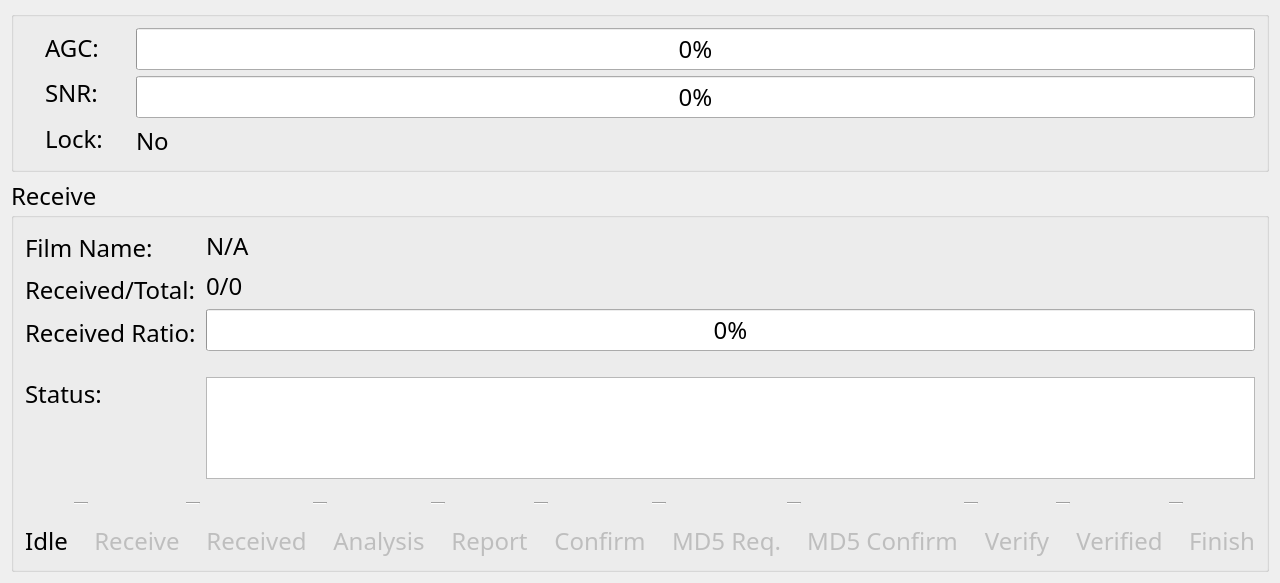
<ui version="4.0" >
 <class>StatusClass</class>
 <widget class="QWidget" name="StatusClass" >
  <property name="geometry" >
   <rect>
    <x>0</x>
    <y>0</y>
    <width>1266</width>
    <height>583</height>
   </rect>
  </property>
  <property name="font" >
   <font>
    <family>Book Antiqua</family>
    <pointsize>18</pointsize>
    <weight>50</weight>
    <italic>false</italic>
    <bold>false</bold>
    <underline>false</underline>
    <strikeout>false</strikeout>
   </font>
  </property>
  <property name="windowTitle" >
   <string>Status</string>
  </property>
  <layout class="QVBoxLayout" name="verticalLayout_3" >
   <item>
    <widget class="QGroupBox" name="groupBox_satellite" >
     <property name="font" >
      <font>
       <family>Book Antiqua</family>
       <pointsize>18</pointsize>
       <weight>50</weight>
       <italic>false</italic>
       <bold>false</bold>
       <underline>false</underline>
       <strikeout>false</strikeout>
      </font>
     </property>
     <layout class="QVBoxLayout" name="verticalLayout" >
      <item>
       <layout class="QHBoxLayout" name="horizontalLayout_6" >
        <item>
         <widget class="QLabel" name="label" >
          <property name="text" >
           <string/>
          </property>
          <property name="pixmap" >
           <pixmap resource="cinecastui.qrc" >:/CineCastUi/Resources/satellite.png</pixmap>
          </property>
         </widget>
        </item>
        <item>
         <layout class="QVBoxLayout" name="verticalLayout_4" >
          <item>
           <widget class="QLabel" name="agc" >
            <property name="minimumSize" >
             <size>
              <width>85</width>
              <height>0</height>
             </size>
            </property>
            <property name="maximumSize" >
             <size>
              <width>85</width>
              <height>16777215</height>
             </size>
            </property>
            <property name="text" >
             <string>AGC:</string>
            </property>
           </widget>
          </item>
          <item>
           <widget class="QLabel" name="label_2" >
            <property name="minimumSize" >
             <size>
              <width>85</width>
              <height>0</height>
             </size>
            </property>
            <property name="maximumSize" >
             <size>
              <width>85</width>
              <height>16777215</height>
             </size>
            </property>
            <property name="text" >
             <string>SNR:</string>
            </property>
           </widget>
          </item>
          <item>
           <widget class="QLabel" name="label_3" >
            <property name="minimumSize" >
             <size>
              <width>85</width>
              <height>0</height>
             </size>
            </property>
            <property name="maximumSize" >
             <size>
              <width>85</width>
              <height>16777215</height>
             </size>
            </property>
            <property name="text" >
             <string>Lock:</string>
            </property>
           </widget>
          </item>
         </layout>
        </item>
        <item>
         <layout class="QVBoxLayout" name="verticalLayout_5" >
          <item>
           <widget class="QProgressBar" name="progressBar_siganl_Strength" >
            <property name="value" >
             <number>0</number>
            </property>
            <property name="textDirection" >
             <enum>QProgressBar::BottomToTop</enum>
            </property>
           </widget>
          </item>
          <item>
           <widget class="QProgressBar" name="progressBar_siganl_Quality" >
            <property name="value" >
             <number>0</number>
            </property>
            <property name="textDirection" >
             <enum>QProgressBar::BottomToTop</enum>
            </property>
           </widget>
          </item>
          <item>
           <widget class="QLabel" name="label_4" >
            <property name="minimumSize" >
             <size>
              <width>175</width>
              <height>0</height>
             </size>
            </property>
            <property name="maximumSize" >
             <size>
              <width>175</width>
              <height>16777215</height>
             </size>
            </property>
            <property name="text" >
             <string>No</string>
            </property>
           </widget>
          </item>
         </layout>
        </item>
       </layout>
      </item>
     </layout>
    </widget>
   </item>
   <item>
    <widget class="QGroupBox" name="groupBox_Filme" >
     <property name="font" >
      <font>
       <family>Book Antiqua</family>
       <pointsize>18</pointsize>
       <weight>50</weight>
       <italic>false</italic>
       <bold>false</bold>
       <underline>false</underline>
       <strikeout>false</strikeout>
      </font>
     </property>
     <property name="title" >
      <string>Receive</string>
     </property>
     <layout class="QVBoxLayout" name="verticalLayout_2" >
      <item>
       <layout class="QHBoxLayout" name="horizontalLayout_2" >
        <item>
         <layout class="QVBoxLayout" name="verticalLayout_6" >
          <item>
           <layout class="QHBoxLayout" name="horizontalLayout" >
            <item>
             <widget class="QLabel" name="label_5" >
              <property name="minimumSize" >
               <size>
                <width>175</width>
                <height>0</height>
               </size>
              </property>
              <property name="maximumSize" >
               <size>
                <width>175</width>
                <height>16777215</height>
               </size>
              </property>
              <property name="text" >
               <string>Film Name:</string>
              </property>
             </widget>
            </item>
           </layout>
          </item>
          <item>
           <layout class="QHBoxLayout" name="horizontalLayout_3" >
            <item>
             <widget class="QLabel" name="label_6" >
              <property name="minimumSize" >
               <size>
                <width>175</width>
                <height>0</height>
               </size>
              </property>
              <property name="maximumSize" >
               <size>
                <width>175</width>
                <height>16777215</height>
               </size>
              </property>
              <property name="text" >
               <string>Received/Total:</string>
              </property>
             </widget>
            </item>
           </layout>
          </item>
          <item>
           <layout class="QHBoxLayout" name="horizontalLayout_7" >
            <item>
             <widget class="QLabel" name="label_8" >
              <property name="minimumSize" >
               <size>
                <width>175</width>
                <height>0</height>
               </size>
              </property>
              <property name="maximumSize" >
               <size>
                <width>175</width>
                <height>16777215</height>
               </size>
              </property>
              <property name="text" >
               <string>Received Ratio:</string>
              </property>
             </widget>
            </item>
           </layout>
          </item>
         </layout>
        </item>
        <item>
         <layout class="QVBoxLayout" name="verticalLayout_7" >
          <item>
           <layout class="QHBoxLayout" name="horizontalLayout_8" >
            <item>
             <widget class="QLabel" name="label_filmName" >
              <property name="sizePolicy" >
               <sizepolicy vsizetype="Expanding" hsizetype="Expanding" >
                <horstretch>0</horstretch>
                <verstretch>0</verstretch>
               </sizepolicy>
              </property>
              <property name="text" >
               <string>N/A</string>
              </property>
             </widget>
            </item>
           </layout>
          </item>
          <item>
           <layout class="QHBoxLayout" name="horizontalLayout_9" >
            <item>
             <widget class="QLabel" name="label_Receiver" >
              <property name="text" >
               <string>0/0</string>
              </property>
             </widget>
            </item>
           </layout>
          </item>
          <item>
           <layout class="QHBoxLayout" name="horizontalLayout_10" >
            <item>
             <widget class="QProgressBar" name="progressBar_Revceiver_length" >
              <property name="maximum" >
               <number>10000</number>
              </property>
              <property name="value" >
               <number>0</number>
              </property>
             </widget>
            </item>
           </layout>
          </item>
         </layout>
        </item>
       </layout>
      </item>
      <item>
       <layout class="QGridLayout" name="gridLayout" >
        <property name="spacing" >
         <number>6</number>
        </property>
       </layout>
      </item>
      <item>
       <spacer name="horizontalSpacer_10" >
        <property name="orientation" >
         <enum>Qt::Horizontal</enum>
        </property>
        <property name="sizeHint" stdset="0" >
         <size>
          <width>40</width>
          <height>20</height>
         </size>
        </property>
       </spacer>
      </item>
      <item>
       <layout class="QHBoxLayout" name="horizontalLayout_5" >
        <item>
         <layout class="QVBoxLayout" name="verticalLayout_9" >
          <item>
           <widget class="QLabel" name="label_9" >
            <property name="minimumSize" >
             <size>
              <width>175</width>
              <height>0</height>
             </size>
            </property>
            <property name="maximumSize" >
             <size>
              <width>175</width>
              <height>16777215</height>
             </size>
            </property>
            <property name="text" >
             <string>Status:</string>
            </property>
           </widget>
          </item>
          <item>
           <spacer name="verticalSpacer" >
            <property name="orientation" >
             <enum>Qt::Vertical</enum>
            </property>
            <property name="sizeHint" stdset="0" >
             <size>
              <width>20</width>
              <height>40</height>
             </size>
            </property>
           </spacer>
          </item>
         </layout>
        </item>
        <item>
         <layout class="QVBoxLayout" name="verticalLayout_10" >
          <item>
           <widget class="QTextBrowser" name="textBrowser" />
          </item>
         </layout>
        </item>
       </layout>
      </item>
      <item>
       <layout class="QHBoxLayout" name="horizontalLayout_4" >
        <item>
         <layout class="QVBoxLayout" name="verticalLayout_8" >
          <item>
           <widget class="QLabel" name="label_11" >
            <property name="pixmap" >
             <pixmap resource="cinecastui.qrc" >:/CineCastUi/Resources/idle.png</pixmap>
            </property>
            <property name="alignment" >
             <set>Qt::AlignCenter</set>
            </property>
           </widget>
          </item>
          <item>
           <widget class="QLabel" name="label_10" >
            <property name="text" >
             <string>Idle</string>
            </property>
            <property name="alignment" >
             <set>Qt::AlignCenter</set>
            </property>
           </widget>
          </item>
         </layout>
        </item>
        <item>
         <layout class="QVBoxLayout" name="verticalLayout_12" >
          <item>
           <widget class="Line" name="line" >
            <property name="minimumSize" >
             <size>
              <width>0</width>
              <height>32</height>
             </size>
            </property>
            <property name="orientation" >
             <enum>Qt::Horizontal</enum>
            </property>
           </widget>
          </item>
          <item>
           <widget class="QLabel" name="label_19" >
            <property name="maximumSize" >
             <size>
              <width>16777215</width>
              <height>29</height>
             </size>
            </property>
            <property name="text" >
             <string/>
            </property>
           </widget>
          </item>
         </layout>
        </item>
        <item>
         <layout class="QVBoxLayout" name="verticalLayout_11" >
          <item>
           <widget class="QLabel" name="label_13" >
            <property name="enabled" >
             <bool>false</bool>
            </property>
            <property name="pixmap" >
             <pixmap resource="cinecastui.qrc" >:/CineCastUi/Resources/recv.png</pixmap>
            </property>
            <property name="alignment" >
             <set>Qt::AlignCenter</set>
            </property>
           </widget>
          </item>
          <item>
           <widget class="QLabel" name="label_12" >
            <property name="enabled" >
             <bool>false</bool>
            </property>
            <property name="text" >
             <string>Receive</string>
            </property>
            <property name="alignment" >
             <set>Qt::AlignCenter</set>
            </property>
           </widget>
          </item>
         </layout>
        </item>
        <item>
         <layout class="QVBoxLayout" name="verticalLayout_22" >
          <item>
           <widget class="Line" name="line_2" >
            <property name="minimumSize" >
             <size>
              <width>0</width>
              <height>32</height>
             </size>
            </property>
            <property name="orientation" >
             <enum>Qt::Horizontal</enum>
            </property>
           </widget>
          </item>
          <item>
           <widget class="QLabel" name="label_32" >
            <property name="maximumSize" >
             <size>
              <width>16777215</width>
              <height>29</height>
             </size>
            </property>
            <property name="text" >
             <string/>
            </property>
           </widget>
          </item>
         </layout>
        </item>
        <item>
         <layout class="QVBoxLayout" name="verticalLayout_15" >
          <item>
           <widget class="QLabel" name="label_21" >
            <property name="enabled" >
             <bool>false</bool>
            </property>
            <property name="pixmap" >
             <pixmap resource="cinecastui.qrc" >:/CineCastUi/Resources/idle.png</pixmap>
            </property>
            <property name="alignment" >
             <set>Qt::AlignCenter</set>
            </property>
           </widget>
          </item>
          <item>
           <widget class="QLabel" name="label_20" >
            <property name="enabled" >
             <bool>false</bool>
            </property>
            <property name="text" >
             <string>Received</string>
            </property>
            <property name="alignment" >
             <set>Qt::AlignCenter</set>
            </property>
           </widget>
          </item>
         </layout>
        </item>
        <item>
         <layout class="QVBoxLayout" name="verticalLayout_68" >
          <item>
           <widget class="Line" name="line_26" >
            <property name="minimumSize" >
             <size>
              <width>0</width>
              <height>32</height>
             </size>
            </property>
            <property name="orientation" >
             <enum>Qt::Horizontal</enum>
            </property>
           </widget>
          </item>
          <item>
           <widget class="QLabel" name="label_100" >
            <property name="maximumSize" >
             <size>
              <width>16777215</width>
              <height>29</height>
             </size>
            </property>
            <property name="text" >
             <string/>
            </property>
           </widget>
          </item>
         </layout>
        </item>
        <item>
         <layout class="QVBoxLayout" name="verticalLayout_13" >
          <item>
           <widget class="QLabel" name="label_15" >
            <property name="enabled" >
             <bool>false</bool>
            </property>
            <property name="pixmap" >
             <pixmap resource="cinecastui.qrc" >:/CineCastUi/Resources/analysis.png</pixmap>
            </property>
            <property name="alignment" >
             <set>Qt::AlignCenter</set>
            </property>
           </widget>
          </item>
          <item>
           <widget class="QLabel" name="label_14" >
            <property name="enabled" >
             <bool>false</bool>
            </property>
            <property name="text" >
             <string>Analysis</string>
            </property>
            <property name="alignment" >
             <set>Qt::AlignCenter</set>
            </property>
           </widget>
          </item>
         </layout>
        </item>
        <item>
         <layout class="QVBoxLayout" name="verticalLayout_24" >
          <item>
           <widget class="Line" name="line_3" >
            <property name="minimumSize" >
             <size>
              <width>0</width>
              <height>32</height>
             </size>
            </property>
            <property name="orientation" >
             <enum>Qt::Horizontal</enum>
            </property>
           </widget>
          </item>
          <item>
           <widget class="QLabel" name="label_33" >
            <property name="maximumSize" >
             <size>
              <width>16777215</width>
              <height>29</height>
             </size>
            </property>
            <property name="text" >
             <string/>
            </property>
           </widget>
          </item>
         </layout>
        </item>
        <item>
         <layout class="QVBoxLayout" name="verticalLayout_14" >
          <item>
           <widget class="QLabel" name="label_17" >
            <property name="enabled" >
             <bool>false</bool>
            </property>
            <property name="pixmap" >
             <pixmap resource="cinecastui.qrc" >:/CineCastUi/Resources/report.png</pixmap>
            </property>
            <property name="alignment" >
             <set>Qt::AlignCenter</set>
            </property>
           </widget>
          </item>
          <item>
           <widget class="QLabel" name="label_16" >
            <property name="enabled" >
             <bool>false</bool>
            </property>
            <property name="text" >
             <string>Report</string>
            </property>
            <property name="alignment" >
             <set>Qt::AlignCenter</set>
            </property>
           </widget>
          </item>
         </layout>
        </item>
        <item>
         <layout class="QVBoxLayout" name="verticalLayout_25" >
          <item>
           <widget class="Line" name="line_4" >
            <property name="minimumSize" >
             <size>
              <width>0</width>
              <height>32</height>
             </size>
            </property>
            <property name="orientation" >
             <enum>Qt::Horizontal</enum>
            </property>
           </widget>
          </item>
          <item>
           <widget class="QLabel" name="label_34" >
            <property name="maximumSize" >
             <size>
              <width>16777215</width>
              <height>29</height>
             </size>
            </property>
            <property name="text" >
             <string/>
            </property>
           </widget>
          </item>
         </layout>
        </item>
        <item>
         <layout class="QVBoxLayout" name="verticalLayout_17" >
          <item>
           <widget class="QLabel" name="label_23" >
            <property name="enabled" >
             <bool>false</bool>
            </property>
            <property name="pixmap" >
             <pixmap resource="cinecastui.qrc" >:/CineCastUi/Resources/idle.png</pixmap>
            </property>
            <property name="alignment" >
             <set>Qt::AlignCenter</set>
            </property>
           </widget>
          </item>
          <item>
           <widget class="QLabel" name="label_22" >
            <property name="enabled" >
             <bool>false</bool>
            </property>
            <property name="text" >
             <string>Confirm</string>
            </property>
            <property name="alignment" >
             <set>Qt::AlignCenter</set>
            </property>
           </widget>
          </item>
         </layout>
        </item>
        <item>
         <layout class="QVBoxLayout" name="verticalLayout_26" >
          <item>
           <widget class="Line" name="line_5" >
            <property name="minimumSize" >
             <size>
              <width>0</width>
              <height>32</height>
             </size>
            </property>
            <property name="orientation" >
             <enum>Qt::Horizontal</enum>
            </property>
           </widget>
          </item>
          <item>
           <widget class="QLabel" name="label_35" >
            <property name="maximumSize" >
             <size>
              <width>16777215</width>
              <height>29</height>
             </size>
            </property>
            <property name="text" >
             <string/>
            </property>
           </widget>
          </item>
         </layout>
        </item>
        <item>
         <layout class="QVBoxLayout" name="verticalLayout_18" >
          <item>
           <widget class="QLabel" name="label_25" >
            <property name="enabled" >
             <bool>false</bool>
            </property>
            <property name="pixmap" >
             <pixmap resource="cinecastui.qrc" >:/CineCastUi/Resources/idle.png</pixmap>
            </property>
            <property name="alignment" >
             <set>Qt::AlignCenter</set>
            </property>
           </widget>
          </item>
          <item>
           <widget class="QLabel" name="label_24" >
            <property name="enabled" >
             <bool>false</bool>
            </property>
            <property name="text" >
             <string>MD5 Req.</string>
            </property>
            <property name="alignment" >
             <set>Qt::AlignCenter</set>
            </property>
           </widget>
          </item>
         </layout>
        </item>
        <item>
         <layout class="QVBoxLayout" name="verticalLayout_27" >
          <item>
           <widget class="Line" name="line_6" >
            <property name="minimumSize" >
             <size>
              <width>0</width>
              <height>32</height>
             </size>
            </property>
            <property name="orientation" >
             <enum>Qt::Horizontal</enum>
            </property>
           </widget>
          </item>
          <item>
           <widget class="QLabel" name="label_36" >
            <property name="maximumSize" >
             <size>
              <width>16777215</width>
              <height>29</height>
             </size>
            </property>
            <property name="text" >
             <string/>
            </property>
           </widget>
          </item>
         </layout>
        </item>
        <item>
         <layout class="QVBoxLayout" name="verticalLayout_19" >
          <item>
           <widget class="QLabel" name="label_27" >
            <property name="enabled" >
             <bool>false</bool>
            </property>
            <property name="pixmap" >
             <pixmap resource="cinecastui.qrc" >:/CineCastUi/Resources/analysis.png</pixmap>
            </property>
            <property name="alignment" >
             <set>Qt::AlignCenter</set>
            </property>
           </widget>
          </item>
          <item>
           <widget class="QLabel" name="label_26" >
            <property name="enabled" >
             <bool>false</bool>
            </property>
            <property name="text" >
             <string>MD5 Confirm</string>
            </property>
            <property name="alignment" >
             <set>Qt::AlignCenter</set>
            </property>
           </widget>
          </item>
         </layout>
        </item>
        <item>
         <layout class="QVBoxLayout" name="verticalLayout_28" >
          <item>
           <widget class="Line" name="line_7" >
            <property name="minimumSize" >
             <size>
              <width>0</width>
              <height>32</height>
             </size>
            </property>
            <property name="orientation" >
             <enum>Qt::Horizontal</enum>
            </property>
           </widget>
          </item>
          <item>
           <widget class="QLabel" name="label_37" >
            <property name="maximumSize" >
             <size>
              <width>16777215</width>
              <height>29</height>
             </size>
            </property>
            <property name="text" >
             <string/>
            </property>
           </widget>
          </item>
         </layout>
        </item>
        <item>
         <layout class="QVBoxLayout" name="verticalLayout_20" >
          <item>
           <widget class="QLabel" name="label_29" >
            <property name="enabled" >
             <bool>false</bool>
            </property>
            <property name="pixmap" >
             <pixmap resource="cinecastui.qrc" >:/CineCastUi/Resources/idle.png</pixmap>
            </property>
            <property name="alignment" >
             <set>Qt::AlignCenter</set>
            </property>
           </widget>
          </item>
          <item>
           <widget class="QLabel" name="label_28" >
            <property name="enabled" >
             <bool>false</bool>
            </property>
            <property name="text" >
             <string>Verify</string>
            </property>
            <property name="alignment" >
             <set>Qt::AlignCenter</set>
            </property>
           </widget>
          </item>
         </layout>
        </item>
        <item>
         <layout class="QVBoxLayout" name="verticalLayout_30" >
          <item>
           <widget class="Line" name="line_9" >
            <property name="minimumSize" >
             <size>
              <width>0</width>
              <height>32</height>
             </size>
            </property>
            <property name="orientation" >
             <enum>Qt::Horizontal</enum>
            </property>
           </widget>
          </item>
          <item>
           <widget class="QLabel" name="label_39" >
            <property name="maximumSize" >
             <size>
              <width>16777215</width>
              <height>29</height>
             </size>
            </property>
            <property name="text" >
             <string/>
            </property>
           </widget>
          </item>
         </layout>
        </item>
        <item>
         <layout class="QVBoxLayout" name="verticalLayout_21" >
          <item>
           <widget class="QLabel" name="label_31" >
            <property name="enabled" >
             <bool>false</bool>
            </property>
            <property name="pixmap" >
             <pixmap resource="cinecastui.qrc" >:/CineCastUi/Resources/recv.png</pixmap>
            </property>
            <property name="alignment" >
             <set>Qt::AlignCenter</set>
            </property>
           </widget>
          </item>
          <item>
           <widget class="QLabel" name="label_30" >
            <property name="enabled" >
             <bool>false</bool>
            </property>
            <property name="text" >
             <string>Verified</string>
            </property>
            <property name="alignment" >
             <set>Qt::AlignCenter</set>
            </property>
           </widget>
          </item>
         </layout>
        </item>
        <item>
         <layout class="QVBoxLayout" name="verticalLayout_69" >
          <item>
           <widget class="Line" name="line_27" >
            <property name="minimumSize" >
             <size>
              <width>0</width>
              <height>32</height>
             </size>
            </property>
            <property name="orientation" >
             <enum>Qt::Horizontal</enum>
            </property>
           </widget>
          </item>
          <item>
           <widget class="QLabel" name="label_101" >
            <property name="maximumSize" >
             <size>
              <width>16777215</width>
              <height>29</height>
             </size>
            </property>
            <property name="text" >
             <string/>
            </property>
           </widget>
          </item>
         </layout>
        </item>
        <item>
         <layout class="QVBoxLayout" name="verticalLayout_16" >
          <item>
           <widget class="QLabel" name="label_7" >
            <property name="enabled" >
             <bool>false</bool>
            </property>
            <property name="pixmap" >
             <pixmap resource="cinecastui.qrc" >:/CineCastUi/Resources/finish.png</pixmap>
            </property>
            <property name="alignment" >
             <set>Qt::AlignCenter</set>
            </property>
           </widget>
          </item>
          <item>
           <widget class="QLabel" name="label_18" >
            <property name="enabled" >
             <bool>false</bool>
            </property>
            <property name="text" >
             <string>Finish</string>
            </property>
            <property name="alignment" >
             <set>Qt::AlignCenter</set>
            </property>
           </widget>
          </item>
         </layout>
        </item>
       </layout>
      </item>
     </layout>
    </widget>
   </item>
   <item>
    <spacer name="verticalSpacer_2" >
     <property name="orientation" >
      <enum>Qt::Vertical</enum>
     </property>
     <property name="sizeHint" stdset="0" >
      <size>
       <width>20</width>
       <height>40</height>
      </size>
     </property>
    </spacer>
   </item>
  </layout>
 </widget>
 <layoutdefault spacing="6" margin="11" />
 <resources>
  <include location="cinecastui.qrc" />
 </resources>
 <connections/>
</ui>
